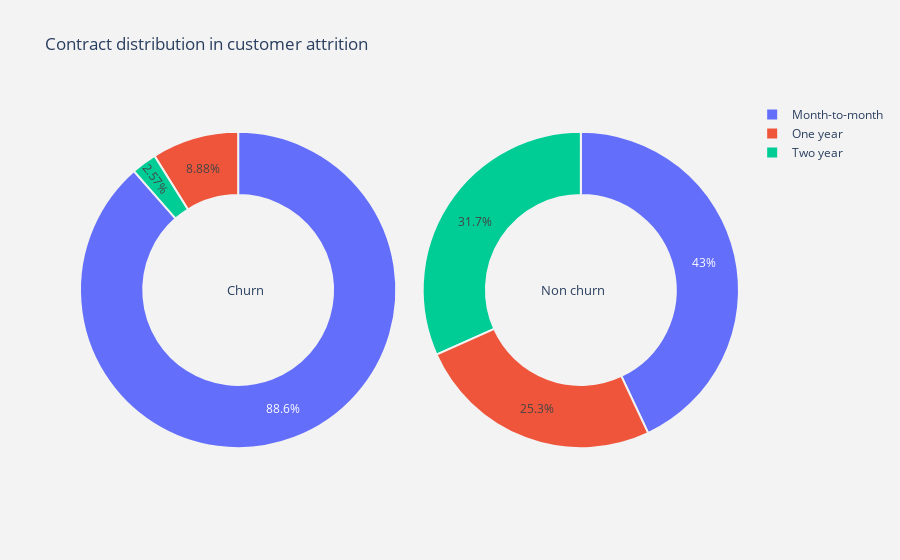

The notebook cell saved with this chart:
### Code cell
plot_pie("Contract")

### Figure 1 — Plotly figure (JSON) as saved in the notebook; plotly's stock layout.template omitted (floating-point values rounded to 4 significant figures)
{"data": [{"domain": {"x": [0, 0.48]}, "hole": 0.6, "hoverinfo": "label+percent+name", "labels": ["Month-to-month", "One year", "Two year"], "marker": {"line": {"color": "rgb(243,243,243)", "width": 2}}, "name": "Churn Customers", "type": "pie", "values": [1655, 166, 48]}, {"domain": {"x": [0.52, 1]}, "hole": 0.6, "hoverinfo": "label+percent+name", "labels": ["Month-to-month", "Two year", "One year"], "marker": {"line": {"color": "rgb(243,243,243)", "width": 2}}, "name": "Non churn Customers", "type": "pie", "values": [2220, 1637, 1306]}], "layout": {"annotations": [{"font": {"size": 13}, "showarrow": false, "text": "Churn", "x": 0.22, "y": 0.5}, {"font": {"size": 13}, "showarrow": false, "text": "Non churn", "x": 0.8, "y": 0.5}], "paper_bgcolor": "rgb(243,243,243)", "plot_bgcolor": "rgb(243,243,243)", "title": {"text": "Contract distribution in customer attrition "}}}
